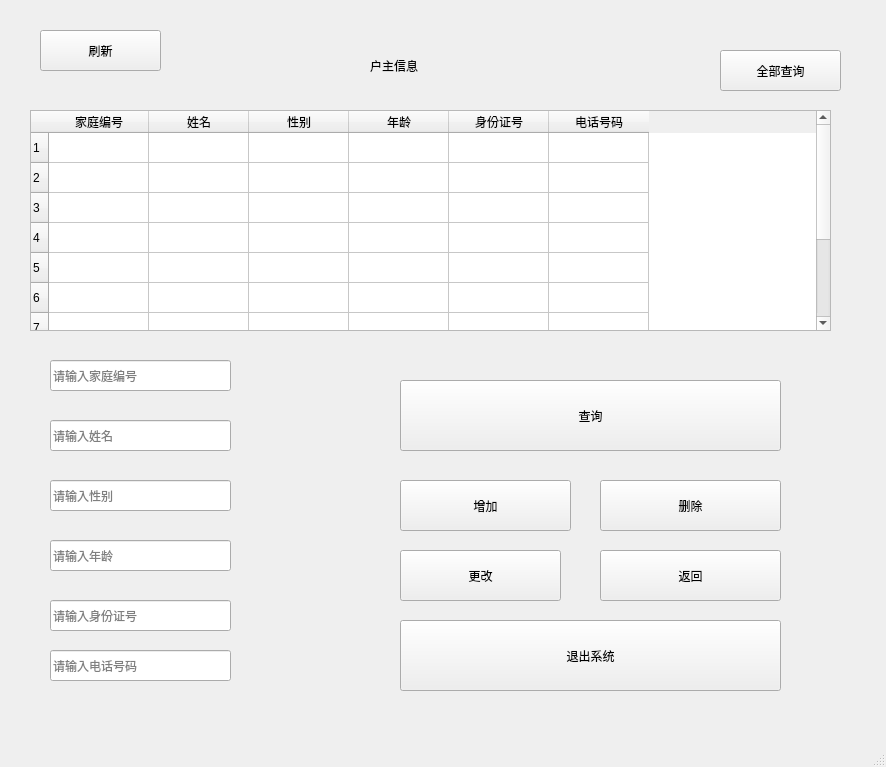
<?xml version="1.0" encoding="UTF-8"?>
<ui version="4.0">
 <class>MainWindow</class>
 <widget class="QMainWindow" name="MainWindow">
  <property name="geometry">
   <rect>
    <x>0</x>
    <y>0</y>
    <width>886</width>
    <height>767</height>
   </rect>
  </property>
  <property name="minimumSize">
   <size>
    <width>886</width>
    <height>767</height>
   </size>
  </property>
  <property name="maximumSize">
   <size>
    <width>886</width>
    <height>767</height>
   </size>
  </property>
  <property name="windowTitle">
   <string>root_户主信息</string>
  </property>
  <widget class="QWidget" name="centralwidget">
   <widget class="QTableWidget" name="tableWidget_2">
    <property name="geometry">
     <rect>
      <x>30</x>
      <y>110</y>
      <width>801</width>
      <height>221</height>
     </rect>
    </property>
    <row>
     <property name="text">
      <string>1</string>
     </property>
    </row>
    <row>
     <property name="text">
      <string>2</string>
     </property>
    </row>
    <row>
     <property name="text">
      <string>3</string>
     </property>
    </row>
    <row>
     <property name="text">
      <string>4</string>
     </property>
    </row>
    <row>
     <property name="text">
      <string>5</string>
     </property>
    </row>
    <row>
     <property name="text">
      <string>6</string>
     </property>
    </row>
    <row>
     <property name="text">
      <string>7</string>
     </property>
    </row>
    <row>
     <property name="text">
      <string>8</string>
     </property>
    </row>
    <row>
     <property name="text">
      <string>9</string>
     </property>
    </row>
    <row>
     <property name="text">
      <string>10</string>
     </property>
    </row>
    <column>
     <property name="text">
      <string>家庭编号</string>
     </property>
    </column>
    <column>
     <property name="text">
      <string>姓名</string>
     </property>
    </column>
    <column>
     <property name="text">
      <string>性别</string>
     </property>
    </column>
    <column>
     <property name="text">
      <string>年龄</string>
     </property>
    </column>
    <column>
     <property name="text">
      <string>身份证号</string>
     </property>
    </column>
    <column>
     <property name="text">
      <string>电话号码</string>
     </property>
    </column>
   </widget>
   <widget class="QLabel" name="label">
    <property name="geometry">
     <rect>
      <x>370</x>
      <y>40</y>
      <width>211</width>
      <height>51</height>
     </rect>
    </property>
    <property name="styleSheet">
     <string notr="true">font: 18pt &quot;Arial&quot;;</string>
    </property>
    <property name="text">
     <string>户主信息</string>
    </property>
   </widget>
   <widget class="QPushButton" name="pushButton">
    <property name="geometry">
     <rect>
      <x>720</x>
      <y>50</y>
      <width>121</width>
      <height>41</height>
     </rect>
    </property>
    <property name="text">
     <string>全部查询</string>
    </property>
   </widget>
   <widget class="QLineEdit" name="lineEdit">
    <property name="geometry">
     <rect>
      <x>50</x>
      <y>360</y>
      <width>181</width>
      <height>31</height>
     </rect>
    </property>
    <property name="placeholderText">
     <string>请输入家庭编号</string>
    </property>
   </widget>
   <widget class="QLineEdit" name="lineEdit_2">
    <property name="geometry">
     <rect>
      <x>50</x>
      <y>420</y>
      <width>181</width>
      <height>31</height>
     </rect>
    </property>
    <property name="placeholderText">
     <string>请输入姓名</string>
    </property>
   </widget>
   <widget class="QLineEdit" name="lineEdit_3">
    <property name="geometry">
     <rect>
      <x>50</x>
      <y>480</y>
      <width>181</width>
      <height>31</height>
     </rect>
    </property>
    <property name="placeholderText">
     <string>请输入性别</string>
    </property>
   </widget>
   <widget class="QLineEdit" name="lineEdit_5">
    <property name="geometry">
     <rect>
      <x>50</x>
      <y>600</y>
      <width>181</width>
      <height>31</height>
     </rect>
    </property>
    <property name="placeholderText">
     <string>请输入身份证号</string>
    </property>
   </widget>
   <widget class="QLineEdit" name="lineEdit_6">
    <property name="geometry">
     <rect>
      <x>50</x>
      <y>650</y>
      <width>181</width>
      <height>31</height>
     </rect>
    </property>
    <property name="placeholderText">
     <string>请输入电话号码</string>
    </property>
   </widget>
   <widget class="QPushButton" name="pushButton_4">
    <property name="geometry">
     <rect>
      <x>400</x>
      <y>480</y>
      <width>171</width>
      <height>51</height>
     </rect>
    </property>
    <property name="styleSheet">
     <string notr="true">font: 18pt &quot;Arial&quot;;</string>
    </property>
    <property name="text">
     <string>增加</string>
    </property>
   </widget>
   <widget class="QPushButton" name="pushButton_5">
    <property name="geometry">
     <rect>
      <x>600</x>
      <y>480</y>
      <width>181</width>
      <height>51</height>
     </rect>
    </property>
    <property name="styleSheet">
     <string notr="true">font: 18pt &quot;Arial&quot;;</string>
    </property>
    <property name="text">
     <string>删除</string>
    </property>
   </widget>
   <widget class="QPushButton" name="pushButton_6">
    <property name="geometry">
     <rect>
      <x>400</x>
      <y>550</y>
      <width>161</width>
      <height>51</height>
     </rect>
    </property>
    <property name="styleSheet">
     <string notr="true">font: 18pt &quot;Arial&quot;;</string>
    </property>
    <property name="text">
     <string>更改</string>
    </property>
   </widget>
   <widget class="QPushButton" name="pushButton_7">
    <property name="geometry">
     <rect>
      <x>600</x>
      <y>550</y>
      <width>181</width>
      <height>51</height>
     </rect>
    </property>
    <property name="styleSheet">
     <string notr="true">font: 18pt &quot;Arial&quot;;</string>
    </property>
    <property name="text">
     <string>返回</string>
    </property>
   </widget>
   <widget class="QPushButton" name="pushButton_14">
    <property name="geometry">
     <rect>
      <x>400</x>
      <y>620</y>
      <width>381</width>
      <height>71</height>
     </rect>
    </property>
    <property name="styleSheet">
     <string notr="true">font: 18pt &quot;Arial&quot;;</string>
    </property>
    <property name="text">
     <string>退出系统</string>
    </property>
   </widget>
   <widget class="QPushButton" name="pushButton_3">
    <property name="geometry">
     <rect>
      <x>400</x>
      <y>380</y>
      <width>381</width>
      <height>71</height>
     </rect>
    </property>
    <property name="styleSheet">
     <string notr="true">font: 18pt &quot;Arial&quot;;</string>
    </property>
    <property name="text">
     <string>查询</string>
    </property>
   </widget>
   <widget class="QPushButton" name="pushButton_2">
    <property name="geometry">
     <rect>
      <x>40</x>
      <y>30</y>
      <width>121</width>
      <height>41</height>
     </rect>
    </property>
    <property name="text">
     <string>刷新</string>
    </property>
   </widget>
   <widget class="QLineEdit" name="lineEdit_4">
    <property name="geometry">
     <rect>
      <x>50</x>
      <y>540</y>
      <width>181</width>
      <height>31</height>
     </rect>
    </property>
    <property name="placeholderText">
     <string>请输入年龄</string>
    </property>
   </widget>
  </widget>
  <widget class="QMenuBar" name="menubar">
   <property name="geometry">
    <rect>
     <x>0</x>
     <y>0</y>
     <width>886</width>
     <height>26</height>
    </rect>
   </property>
  </widget>
  <widget class="QStatusBar" name="statusbar"/>
 </widget>
 <resources/>
 <connections/>
</ui>
